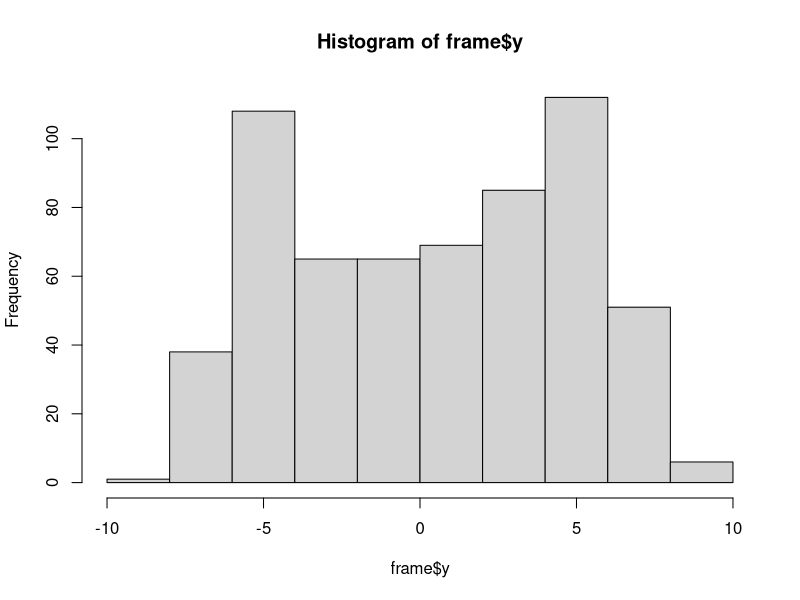

The R source for this figure: (Note: this script raises an error after producing the figure.)
############linear model ###############
##basic settings:
library(MASS) #use the function mvrnorn to generate multivariate normal vector
n=600 #number of observations
G=3 #number of groups
p=4 #dimension of X
p1=p2=p3=1/3 #simplest case with equal priors
sd1=sd2=sd3=1 #standard deviation of the residuals from normal distribution
b1=c(1,0,0,0)
b2=c(0,1,1,0)
b3=c(0,0,0,1)
a1=-5;a2=0;a3=5
mu=rep(0,p) #mean vector of x
Sig <- matrix(rep(0,p*p),nrow = p)
for (i in 1:(p-1)) {
  for (j in (i+1):p) {
    Sig[i,j] <- 0.5^(j-i)
  }
}
Sig <- Sig+t(Sig)+diag(1,nrow = p) #generate the covariance matrix of x (with entries 0.5^|i-j|)
x <- mvrnorm(n,mu,Sig)
group <- sample(1:3,size = n,replace = T,prob = c(p1,p2,p3))
D <- data.frame(x,group)
x1 <- as.matrix(subset(D,group==1)[,-(p+1)])
x2 <- as.matrix(subset(D,group==2)[,-(p+1)])
x3 <- as.matrix(subset(D,group==3)[,-(p+1)])
######generate Y's#########
y1 <- a1+x1%*%b1+rnorm(dim(x1)[1],mean = 0,sd=sd1)
y2 <- a2+x2%*%b2+rnorm(dim(x2)[1],mean = 0,sd=sd2)
y3 <- a3+x3%*%b3+rnorm(dim(x3)[1],mean = 0,sd=sd3)
frame <- rbind(data.frame(x1,y=y1,group=1),data.frame(x2,y=y2,group=2),data.frame(x3,y=y3,group=3))
hist(frame$y)


#############我的版本####################
#生成混合高斯分布随机向量
#tag=TRUE表示生成的向量带组标签
library("MASS")
r_Gaussian_mixed <- function(n=100,mu,sigma,weight,tag=FALSE){ 
  
  #默认值
  if (missing(mu)|missing(sigma)|missing(weight)){
    mu <- matrix(0,2,2)
    sigma <- array(rep(diag(1,2,2),2),dim = c(2,2,2))
    weight <- c(0.5,0.5)
  }
  
  r <- runif(n,0,1)
  c.weight <- cumsum(weight)
  if (tag){
    r_G_m <- matrix(0,ncol = nrow(as.matrix(mu))+1,nrow = n)
    i <- 1
    for (x in r){
      order <- sum(c.weight<x)+1
      r_G_m[i,] <- c(mvrnorm(1,mu[,order],sigma[,,order]),order)
      i=i+1
    }
  }
  else{
    r_G_m <- matrix(0,ncol = nrow(as.matrix(mu)),nrow = n)
    i <- 1
    for (x in r){
      order <- sum(c.weight<x)+1
      r_G_m[i,] <- mvrnorm(1,mu[,order],sigma[,,order])
      i=i+1
    }
  }
  return(r_G_m)
}

#第一步，通过高斯混合分布生成y
mu <- matrix(c(rep(1,3),0,rep(2,3),0,rep(3,3),0),nrow = 4)
s <- matrix(0,nrow = 3,ncol = 3)
for (i in 1:3){
  for (j in 1:3){
    sigma[i,j] <- 0.5^abs(i-j)
  }
}
library(Matrix)
s <- array(rep(as.matrix(bdiag(sigma,1)),3),dim = c(4,4,3))
X_e <- r_Gaussian_mixed(n = 1000,mu = mu,sigma = s,weight = rep(1/3,3),tag = TRUE)#随机向量
B <- matrix(c(1,1,1,2,2,2,3,3,3),nrow = 3,ncol = 3)#回归系数的斜率项，每一列对应一个混合成分
A <- c(1,2,3)#回归系数的截距项，每一列对应一个混合成分
f <- function(x){
  n <- length(x)
  class <- x[n]
  y <- A[class]+t(B[,class])%*%x[-1:-2]+x[n-1]
  return(y)
}
y <- apply(X_e,1,f)#生成y的随机数
#############我的版本####################



################classification#################

